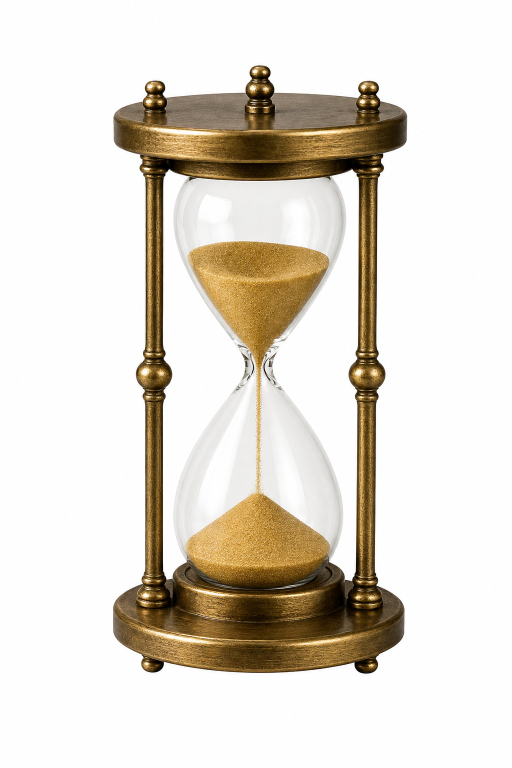
#> input picture projects/ai-rabotai-umnee/assets/raw/hourglass.png, 1024 x 1536 px (shown at 1/2 size); its folder holds 5 pictures in this run
$ python cutout.py
#> lines starting #> are read from the running program, lines starting #| are printed output that depends on the picture; after the words box and inside, x2 and y2 are one past the last pixel; in counts of white or black regions, pixels touching at a corner belong together
import numpy as np
from PIL import Image, ImageFilter
from scipy import ndimage
import sys
def cut(name, thr=243, minfrac=0.0015):
#> called with name = 'hourglass', thr = 243, minfrac = 2
    im=np.asarray(Image.open(f'assets/raw/{name}.png').convert('RGB')).astype(float)
    mn=im.min(2); near=mn>=thr
#> after `near = mn >= thr`: near: shape (1536, 1024) bool; 72.7% white; 39 black regions (38 under 20 px), largest, box (x1, y1, x2, y2) and area: (226, 130, 815, 1348) 428738
    lab,n=ndimage.label(near)
#> lab: shape (1536, 1024) int32; 360 distinct labels, from 0 to 359
#> n = 359
    sizes=ndimage.sum(near,lab,range(1,n+1))
#> sizes = 359 values, max 1007521 at index 0, min 1 at index 3, mean 3186.8
    border=set(np.unique(np.concatenate([lab[0],lab[-1],lab[:,0],lab[:,-1]])))
#> border = 1 item
    keep=np.zeros(n+1,bool)
    for i,s in enumerate(sizes,1):
        if i in border or s>minfrac*near.size: keep[i]=True
#> this loop made 359 passes
#> s on passes 1 to 3: 1007521, 18, 28
    bg=keep[lab]
#> bg: shape (1536, 1024) bool; 64.1% white; 5 black regions (4 under 20 px), largest, box (x1, y1, x2, y2) and area: (226, 130, 815, 1348) 565339
    a=(~bg).astype(float)
    a=ndimage.binary_erosion(a>0.5,iterations=1).astype(float)
#> a: shape (1536, 1024) float64; values 0 (black) and 1 (white), 35.7% white; 1 white region, box (x1, y1, x2, y2) and area: (227, 131, 814, 1347) 561719
    a=np.asarray(Image.fromarray((a*255).astype(np.uint8)).filter(ImageFilter.GaussianBlur(1.2))).astype(float)/255
    # soften near-white fringe: decontaminate against white
    rgb=im.copy()
    m=(a>0.02)&(a<0.98)
#> m: shape (1536, 1024) bool; 1% white; 1 white region, box (x1, y1, x2, y2) and area: (225, 129, 816, 1349) 16333
    for c in range(3):
        rgb[...,c][m]=np.clip(255-(255-im[...,c][m])/np.maximum(a[m],0.3),0,255)
    out=np.dstack([rgb,a*255]).astype(np.uint8)
    o=Image.fromarray(out,'RGBA'); o=o.crop(o.getbbox()); o.save(f'assets/cut/{name}.png'); print(name,o.size)
#| hourglass (593, 1222)
cut('hourglass',minfrac=2.0); cut('bulb',minfrac=2.0)
#> call 2 of cut, with name = 'bulb', thr = 243, minfrac = 2
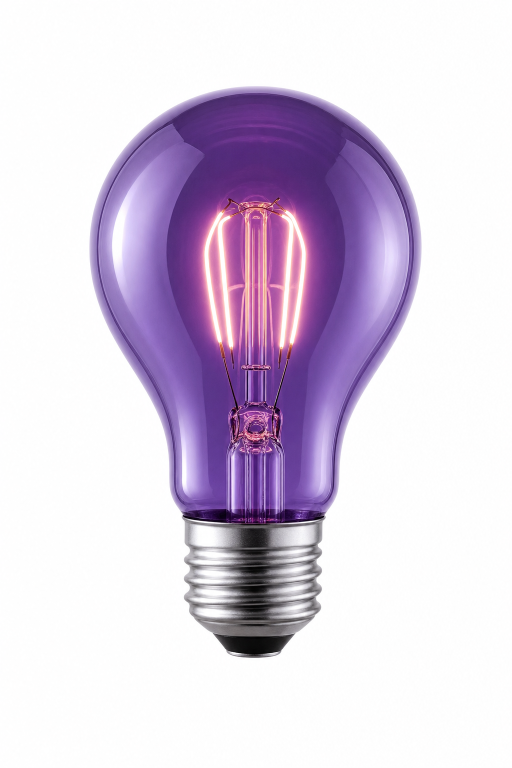
#> input picture projects/ai-rabotai-umnee/assets/raw/bulb.png, 1024 x 1536 px (shown at 1/2 size)
#> in cut (call 2), `near = mn >= thr`: near: shape (1536, 1024) bool; 69.6% white; 7 black regions (6 under 20 px), largest, box (x1, y1, x2, y2) and area: (178, 172, 844, 1316) 477845
#> in cut (call 2), `lab,n=ndimage.label(near)`:
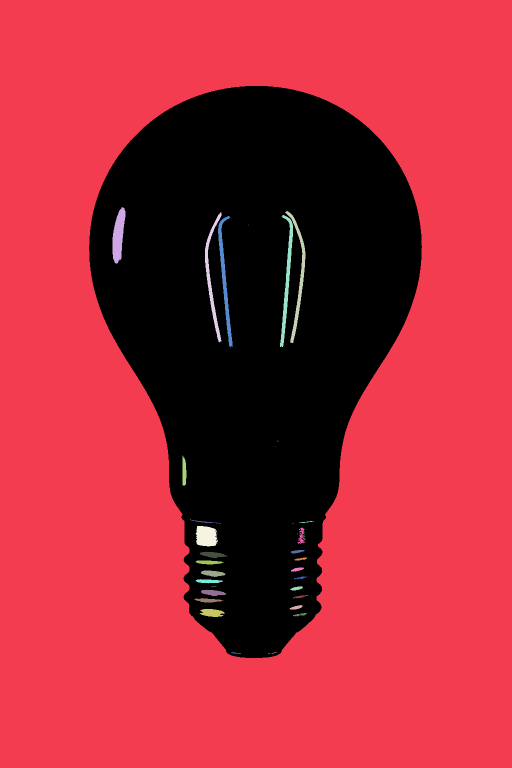
#> lab: shape (1536, 1024) int32 (shown at 1/2 size); 76 distinct labels, from 0 to 75; one colour per label, 0 black
#> in cut (call 2), `lab,n=ndimage.label(near)`: n = 75
#> in cut (call 2), `sizes=ndimage.sum(near,lab,range(1,n+1))`: sizes = 75 values, max 1079757 at index 0, min 1 at index 8, mean 14600.2
#> the loop in cut (call 2), `for i,s in enumerate(sizes,1):` made 75 passes
#> s on passes 1 to 12: 1079757, 1894, 1785, 1720, 1900, 1923, 2, 2, 1, 1, 393, 1
#> in cut (call 2), `bg=keep[lab]`: bg: shape (1536, 1024) bool; 68.6% white; 1 black region, box (x1, y1, x2, y2) and area: (178, 172, 844, 1316) 493107
#> in cut (call 2), `a=ndimage.binary_erosion(a>0.5,iterations=1).astype(float)`: a: shape (1536, 1024) float64; values 0 (black) and 1 (white), 31.2% white; 1 white region, box (x1, y1, x2, y2) and area: (179, 173, 843, 1315) 490418
#> in cut (call 2), `m=(a>0.02)&(a<0.98)`: m: shape (1536, 1024) bool; 0.87% white; 1 white region, box (x1, y1, x2, y2) and area: (177, 171, 845, 1317) 13730
#| bulb (670, 1148)
cut('gears'); cut('brain')
#> call 3 of cut, with name = 'gears', thr = 243, minfrac = 0.0015
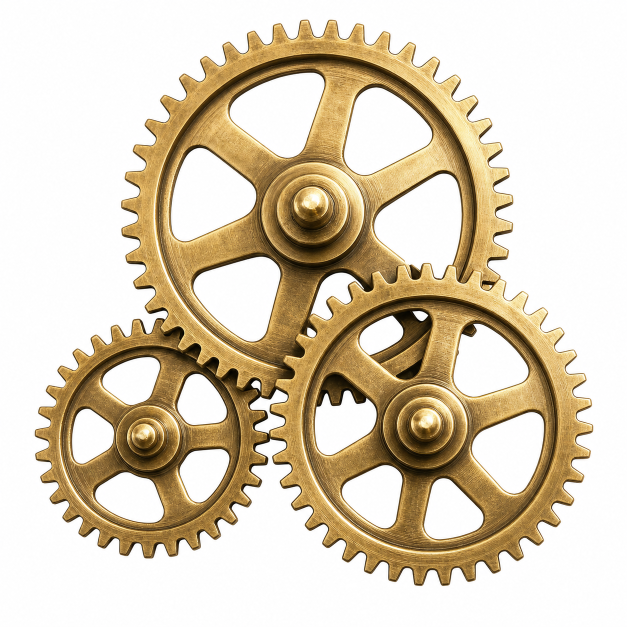
#> input picture projects/ai-rabotai-umnee/assets/raw/gears.png, 1254 x 1254 px (shown at 1/2 size)
#> in cut (call 3), `near = mn >= thr`: near: shape (1254, 1254) bool; 61.1% white; 167 black regions (166 under 20 px), largest, box (x1, y1, x2, y2) and area: (69, 39, 1187, 1173) 611246
#> in cut (call 3), `lab,n=ndimage.label(near)`:
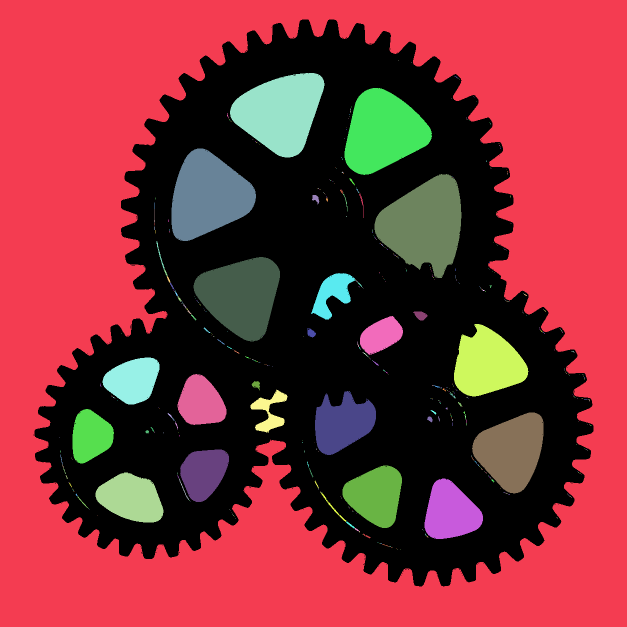
#> lab: shape (1254, 1254) int32 (shown at 1/2 size); 626 distinct labels, from 0 to 625; one colour per label, 0 black
#> in cut (call 3), `lab,n=ndimage.label(near)`: n = 625
#> in cut (call 3), `sizes=ndimage.sum(near,lab,range(1,n+1))`: sizes = 625 values, max 741600 at index 0, min 1 at index 1, mean 1537.6
#> the loop in cut (call 3), `for i,s in enumerate(sizes,1):` made 625 passes
#> s on passes 1 to 3: 741600, 1, 1
#> in cut (call 3), `bg=keep[lab]`: bg: shape (1254, 1254) bool; 60.9% white; 162 black regions (161 under 20 px), largest, box (x1, y1, x2, y2) and area: (69, 39, 1187, 1173) 614994
#> in cut (call 3), `a=ndimage.binary_erosion(a>0.5,iterations=1).astype(float)`: a: shape (1254, 1254) float64; values 0 (black) and 1 (white), 38.2% white; 1 white region, box (x1, y1, x2, y2) and area: (70, 40, 1186, 1172) 601441
#> in cut (call 3), `m=(a>0.02)&(a<0.98)`: m: shape (1254, 1254) bool; 4.4% white; 19 white regions, largest, box (x1, y1, x2, y2) and area: (68, 38, 1188, 1174) 33475, (746, 345, 926, 559) 2950, (457, 143, 652, 318) 2640
#| gears (1122, 1138)
#> call 4 of cut, with name = 'brain', thr = 243, minfrac = 0.0015
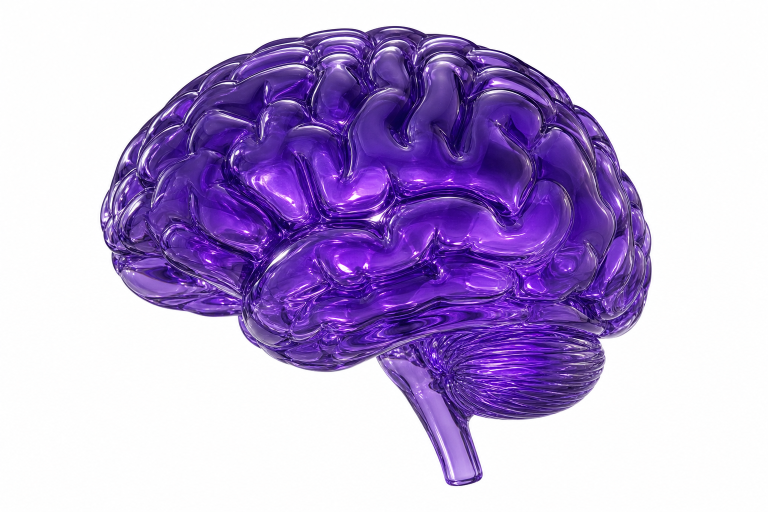
#> input picture projects/ai-rabotai-umnee/assets/raw/brain.png, 1536 x 1024 px (shown at 1/2 size)
#> in cut (call 4), `near = mn >= thr`: near: shape (1024, 1536) bool; 59.3% white; 6 black regions (5 under 20 px), largest, box (x1, y1, x2, y2) and area: (200, 51, 1304, 973) 640333
#> in cut (call 4), `lab,n=ndimage.label(near)`:
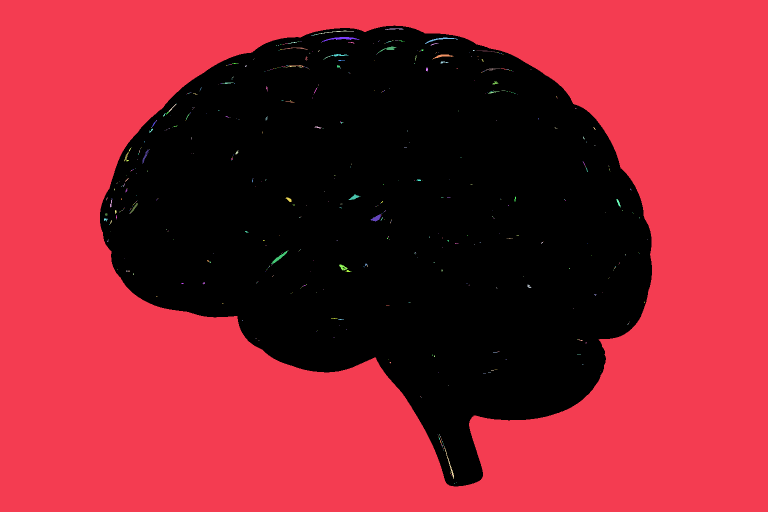
#> lab: shape (1024, 1536) int32 (shown at 1/2 size); 617 distinct labels, from 0 to 616; one colour per label, 0 black
#> in cut (call 4), `lab,n=ndimage.label(near)`: n = 616
#> in cut (call 4), `sizes=ndimage.sum(near,lab,range(1,n+1))`: sizes = 616 values, max 928025 at index 0, min 1 at index 9, mean 1513.8
#> the loop in cut (call 4), `for i,s in enumerate(sizes,1):` made 616 passes
#> s on passes 1 to 3: 928025, 57, 88
#> in cut (call 4), `bg=keep[lab]`: bg: shape (1024, 1536) bool; 59% white; 2 black regions (1 under 20 px), largest, box (x1, y1, x2, y2) and area: (200, 51, 1304, 973) 644838
#> in cut (call 4), `a=ndimage.binary_erosion(a>0.5,iterations=1).astype(float)`:
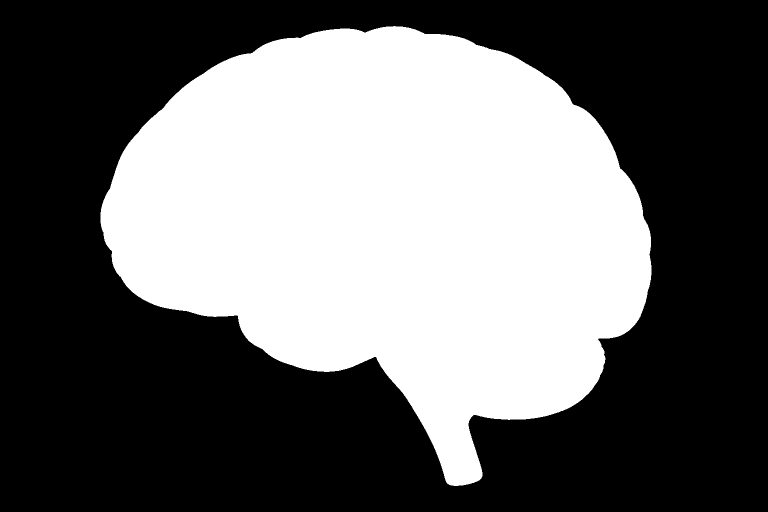
#> a: shape (1024, 1536) float64 (shown at 1/2 size); values 0 (black) and 1 (white), 40.8% white; 1 white region, box (x1, y1, x2, y2) and area: (201, 52, 1303, 972) 641793
#| brain (1108, 926)
# hourglass: soft colour-to-alpha against white so the glass and pillar gaps become see-through
im=np.asarray(Image.open('assets/raw/hourglass.png').convert('RGB')).astype(float)
mn=im.min(2)
a=np.clip((250-mn)/22,0,1)
a=np.asarray(Image.fromarray((a*255).astype(np.uint8)).filter(ImageFilter.GaussianBlur(0.8))).astype(float)/255
rgb=np.clip(255-(255-im)/np.maximum(a,0.05)[...,None],0,255)
o=Image.fromarray(np.dstack([rgb,a*255]).astype(np.uint8),'RGBA'); o=o.crop(o.getbbox()); o.save('assets/cut/hourglass.png'); print('hourglass soft',o.size)
#| hourglass soft (594, 1228)
